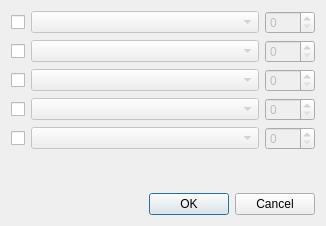
<?xml version="1.0" encoding="UTF-8"?>
<ui version="4.0">
 <class>RadioPlaylistDlg</class>
 <widget class="QDialog" name="RadioPlaylistDlg">
  <property name="geometry">
   <rect>
    <x>0</x>
    <y>0</y>
    <width>326</width>
    <height>226</height>
   </rect>
  </property>
  <property name="windowTitle">
   <string>Radio Playlist</string>
  </property>
  <property name="windowIcon">
   <iconset resource="../../GUI/Form1.qrc">
    <normaloff>:/icons/icons/playlist_radio.png</normaloff>:/icons/icons/playlist_radio.png</iconset>
  </property>
  <layout class="QVBoxLayout" name="verticalLayout">
   <item>
    <layout class="QHBoxLayout" name="horizontalLayout">
     <item>
      <widget class="QCheckBox" name="UsePlaylist1">
       <property name="text">
        <string/>
       </property>
      </widget>
     </item>
     <item>
      <widget class="QComboBox" name="Playlist1">
       <property name="enabled">
        <bool>false</bool>
       </property>
       <property name="sizePolicy">
        <sizepolicy hsizetype="Expanding" vsizetype="Fixed">
         <horstretch>0</horstretch>
         <verstretch>0</verstretch>
        </sizepolicy>
       </property>
      </widget>
     </item>
     <item>
      <widget class="QSpinBox" name="Percentage1">
       <property name="enabled">
        <bool>false</bool>
       </property>
       <property name="sizePolicy">
        <sizepolicy hsizetype="Maximum" vsizetype="Fixed">
         <horstretch>0</horstretch>
         <verstretch>0</verstretch>
        </sizepolicy>
       </property>
       <property name="minimumSize">
        <size>
         <width>50</width>
         <height>0</height>
        </size>
       </property>
       <property name="maximum">
        <number>999</number>
       </property>
       <property name="singleStep">
        <number>10</number>
       </property>
      </widget>
     </item>
    </layout>
   </item>
   <item>
    <layout class="QHBoxLayout" name="horizontalLayout_2">
     <item>
      <widget class="QCheckBox" name="UsePlaylist2">
       <property name="text">
        <string/>
       </property>
      </widget>
     </item>
     <item>
      <widget class="QComboBox" name="Playlist2">
       <property name="enabled">
        <bool>false</bool>
       </property>
       <property name="sizePolicy">
        <sizepolicy hsizetype="Expanding" vsizetype="Fixed">
         <horstretch>0</horstretch>
         <verstretch>0</verstretch>
        </sizepolicy>
       </property>
      </widget>
     </item>
     <item>
      <widget class="QSpinBox" name="Percentage2">
       <property name="enabled">
        <bool>false</bool>
       </property>
       <property name="sizePolicy">
        <sizepolicy hsizetype="Maximum" vsizetype="Fixed">
         <horstretch>0</horstretch>
         <verstretch>0</verstretch>
        </sizepolicy>
       </property>
       <property name="minimumSize">
        <size>
         <width>50</width>
         <height>0</height>
        </size>
       </property>
       <property name="maximum">
        <number>999</number>
       </property>
       <property name="singleStep">
        <number>10</number>
       </property>
      </widget>
     </item>
    </layout>
   </item>
   <item>
    <layout class="QHBoxLayout" name="horizontalLayout_3">
     <item>
      <widget class="QCheckBox" name="UsePlaylist3">
       <property name="text">
        <string/>
       </property>
      </widget>
     </item>
     <item>
      <widget class="QComboBox" name="Playlist3">
       <property name="enabled">
        <bool>false</bool>
       </property>
       <property name="sizePolicy">
        <sizepolicy hsizetype="Expanding" vsizetype="Fixed">
         <horstretch>0</horstretch>
         <verstretch>0</verstretch>
        </sizepolicy>
       </property>
      </widget>
     </item>
     <item>
      <widget class="QSpinBox" name="Percentage3">
       <property name="enabled">
        <bool>false</bool>
       </property>
       <property name="sizePolicy">
        <sizepolicy hsizetype="Maximum" vsizetype="Fixed">
         <horstretch>0</horstretch>
         <verstretch>0</verstretch>
        </sizepolicy>
       </property>
       <property name="minimumSize">
        <size>
         <width>50</width>
         <height>0</height>
        </size>
       </property>
       <property name="maximum">
        <number>999</number>
       </property>
       <property name="singleStep">
        <number>10</number>
       </property>
      </widget>
     </item>
    </layout>
   </item>
   <item>
    <layout class="QHBoxLayout" name="horizontalLayout_4">
     <item>
      <widget class="QCheckBox" name="UsePlaylist4">
       <property name="text">
        <string/>
       </property>
      </widget>
     </item>
     <item>
      <widget class="QComboBox" name="Playlist4">
       <property name="enabled">
        <bool>false</bool>
       </property>
       <property name="sizePolicy">
        <sizepolicy hsizetype="Expanding" vsizetype="Fixed">
         <horstretch>0</horstretch>
         <verstretch>0</verstretch>
        </sizepolicy>
       </property>
      </widget>
     </item>
     <item>
      <widget class="QSpinBox" name="Percentage4">
       <property name="enabled">
        <bool>false</bool>
       </property>
       <property name="sizePolicy">
        <sizepolicy hsizetype="Maximum" vsizetype="Fixed">
         <horstretch>0</horstretch>
         <verstretch>0</verstretch>
        </sizepolicy>
       </property>
       <property name="minimumSize">
        <size>
         <width>50</width>
         <height>0</height>
        </size>
       </property>
       <property name="maximum">
        <number>999</number>
       </property>
       <property name="singleStep">
        <number>10</number>
       </property>
      </widget>
     </item>
    </layout>
   </item>
   <item>
    <layout class="QHBoxLayout" name="horizontalLayout_5">
     <item>
      <widget class="QCheckBox" name="UsePlaylist5">
       <property name="text">
        <string/>
       </property>
      </widget>
     </item>
     <item>
      <widget class="QComboBox" name="Playlist5">
       <property name="enabled">
        <bool>false</bool>
       </property>
       <property name="sizePolicy">
        <sizepolicy hsizetype="Expanding" vsizetype="Fixed">
         <horstretch>0</horstretch>
         <verstretch>0</verstretch>
        </sizepolicy>
       </property>
      </widget>
     </item>
     <item>
      <widget class="QSpinBox" name="Percentage5">
       <property name="enabled">
        <bool>false</bool>
       </property>
       <property name="sizePolicy">
        <sizepolicy hsizetype="Maximum" vsizetype="Fixed">
         <horstretch>0</horstretch>
         <verstretch>0</verstretch>
        </sizepolicy>
       </property>
       <property name="minimumSize">
        <size>
         <width>50</width>
         <height>0</height>
        </size>
       </property>
       <property name="maximum">
        <number>999</number>
       </property>
       <property name="singleStep">
        <number>10</number>
       </property>
      </widget>
     </item>
    </layout>
   </item>
   <item>
    <spacer name="verticalSpacer">
     <property name="orientation">
      <enum>Qt::Vertical</enum>
     </property>
     <property name="sizeHint" stdset="0">
      <size>
       <width>20</width>
       <height>36</height>
      </size>
     </property>
    </spacer>
   </item>
   <item>
    <widget class="QDialogButtonBox" name="Buttons">
     <property name="standardButtons">
      <set>QDialogButtonBox::Cancel|QDialogButtonBox::Ok</set>
     </property>
    </widget>
   </item>
  </layout>
 </widget>
 <resources>
  <include location="../../GUI/Form1.qrc"/>
 </resources>
 <connections/>
</ui>
